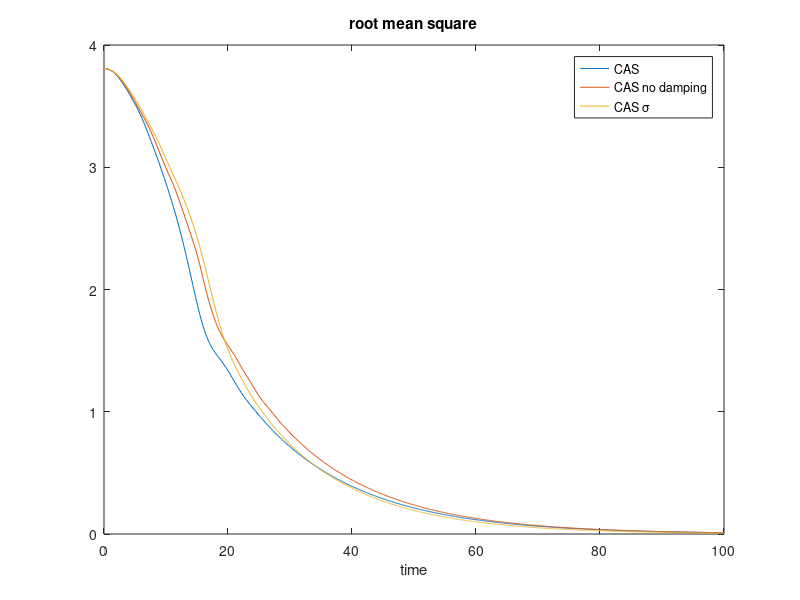
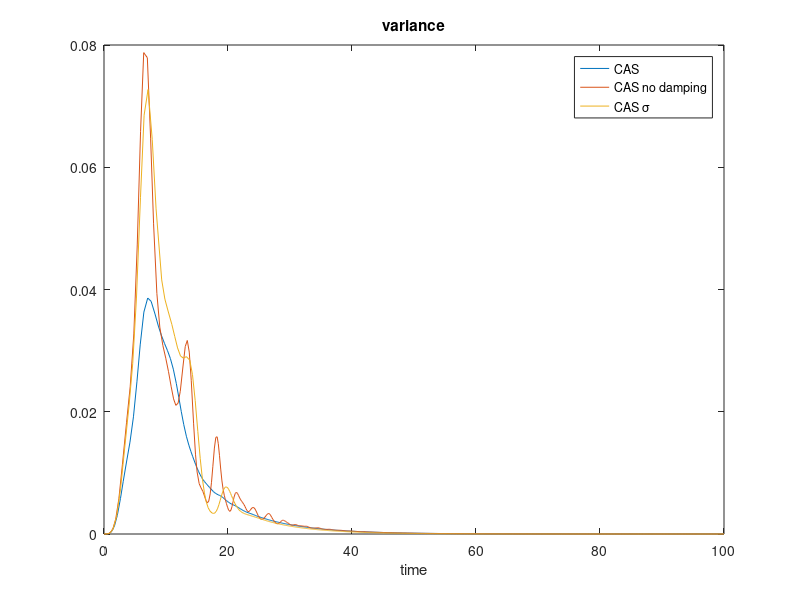

Here is the MATLAB script that generated these plots, in order:
load('data1.mat');
load('data2.mat');
load('data3.mat');

figure();
plot(T1, errorMean1, T2, errorMean2, T3, errorMean3);
legend('CAS', 'CAS no damping', 'CAS \sigma');
title('root mean square');
xlabel('time');

figure();
plot(T1, errorVar1, T2, errorVar2, T3, errorVar3);
legend('CAS', 'CAS no damping', 'CAS \sigma');
title('variance');
xlabel('time');